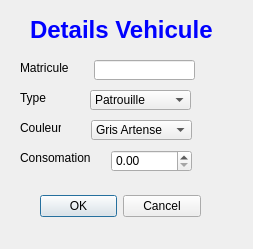
<?xml version="1.0" encoding="UTF-8"?>
<ui version="4.0">
 <class>add_vehicule</class>
 <widget class="QDialog" name="add_vehicule">
  <property name="geometry">
   <rect>
    <x>0</x>
    <y>0</y>
    <width>253</width>
    <height>249</height>
   </rect>
  </property>
  <property name="windowTitle">
   <string>Dialog</string>
  </property>
  <widget class="QDialogButtonBox" name="buttonBox">
   <property name="geometry">
    <rect>
     <x>40</x>
     <y>190</y>
     <width>161</width>
     <height>32</height>
    </rect>
   </property>
   <property name="orientation">
    <enum>Qt::Horizontal</enum>
   </property>
   <property name="standardButtons">
    <set>QDialogButtonBox::Cancel|QDialogButtonBox::Ok</set>
   </property>
  </widget>
  <widget class="QComboBox" name="couleur">
   <property name="geometry">
    <rect>
     <x>91</x>
     <y>120</y>
     <width>101</width>
     <height>20</height>
    </rect>
   </property>
   <item>
    <property name="text">
     <string>Gris Artense</string>
    </property>
   </item>
   <item>
    <property name="text">
     <string>Bleu Celebes</string>
    </property>
   </item>
   <item>
    <property name="text">
     <string>Bleu Bourrasque</string>
    </property>
   </item>
   <item>
    <property name="text">
     <string>Noir</string>
    </property>
   </item>
  </widget>
  <widget class="QLabel" name="label_4">
   <property name="geometry">
    <rect>
     <x>20</x>
     <y>120</y>
     <width>41</width>
     <height>16</height>
    </rect>
   </property>
   <property name="text">
    <string>Couleur</string>
   </property>
  </widget>
  <widget class="QLabel" name="label_5">
   <property name="geometry">
    <rect>
     <x>20</x>
     <y>90</y>
     <width>41</width>
     <height>16</height>
    </rect>
   </property>
   <property name="text">
    <string>Type</string>
   </property>
  </widget>
  <widget class="QLineEdit" name="matricule">
   <property name="geometry">
    <rect>
     <x>94</x>
     <y>60</y>
     <width>101</width>
     <height>20</height>
    </rect>
   </property>
  </widget>
  <widget class="QLabel" name="label_3">
   <property name="geometry">
    <rect>
     <x>20</x>
     <y>150</y>
     <width>71</width>
     <height>16</height>
    </rect>
   </property>
   <property name="text">
    <string>Consomation</string>
   </property>
  </widget>
  <widget class="QLabel" name="label_2">
   <property name="geometry">
    <rect>
     <x>20</x>
     <y>60</y>
     <width>61</width>
     <height>16</height>
    </rect>
   </property>
   <property name="text">
    <string>Matricule</string>
   </property>
  </widget>
  <widget class="QLabel" name="label">
   <property name="geometry">
    <rect>
     <x>30</x>
     <y>10</y>
     <width>201</width>
     <height>41</height>
    </rect>
   </property>
   <property name="text">
    <string>&lt;html&gt;&lt;head/&gt;&lt;body&gt;&lt;p&gt;&lt;span style=&quot; font-size:18pt; font-weight:600; color:#0000ff;&quot;&gt;Details Vehicule&lt;/span&gt;&lt;/p&gt;&lt;/body&gt;&lt;/html&gt;</string>
   </property>
  </widget>
  <widget class="QDoubleSpinBox" name="consomation">
   <property name="geometry">
    <rect>
     <x>111</x>
     <y>150</y>
     <width>81</width>
     <height>22</height>
    </rect>
   </property>
  </widget>
  <widget class="QComboBox" name="type">
   <property name="geometry">
    <rect>
     <x>90</x>
     <y>90</y>
     <width>101</width>
     <height>20</height>
    </rect>
   </property>
   <item>
    <property name="text">
     <string>Patrouille</string>
    </property>
   </item>
   <item>
    <property name="text">
     <string>Banalise</string>
    </property>
   </item>
   <item>
    <property name="text">
     <string>Tout-terrain</string>
    </property>
   </item>
   <item>
    <property name="text">
     <string>Unite canine</string>
    </property>
   </item>
  </widget>
 </widget>
 <resources/>
 <connections>
  <connection>
   <sender>buttonBox</sender>
   <signal>accepted()</signal>
   <receiver>add_vehicule</receiver>
   <slot>accept()</slot>
   <hints>
    <hint type="sourcelabel">
     <x>248</x>
     <y>254</y>
    </hint>
    <hint type="destinationlabel">
     <x>157</x>
     <y>274</y>
    </hint>
   </hints>
  </connection>
  <connection>
   <sender>buttonBox</sender>
   <signal>rejected()</signal>
   <receiver>add_vehicule</receiver>
   <slot>reject()</slot>
   <hints>
    <hint type="sourcelabel">
     <x>316</x>
     <y>260</y>
    </hint>
    <hint type="destinationlabel">
     <x>286</x>
     <y>274</y>
    </hint>
   </hints>
  </connection>
 </connections>
</ui>
